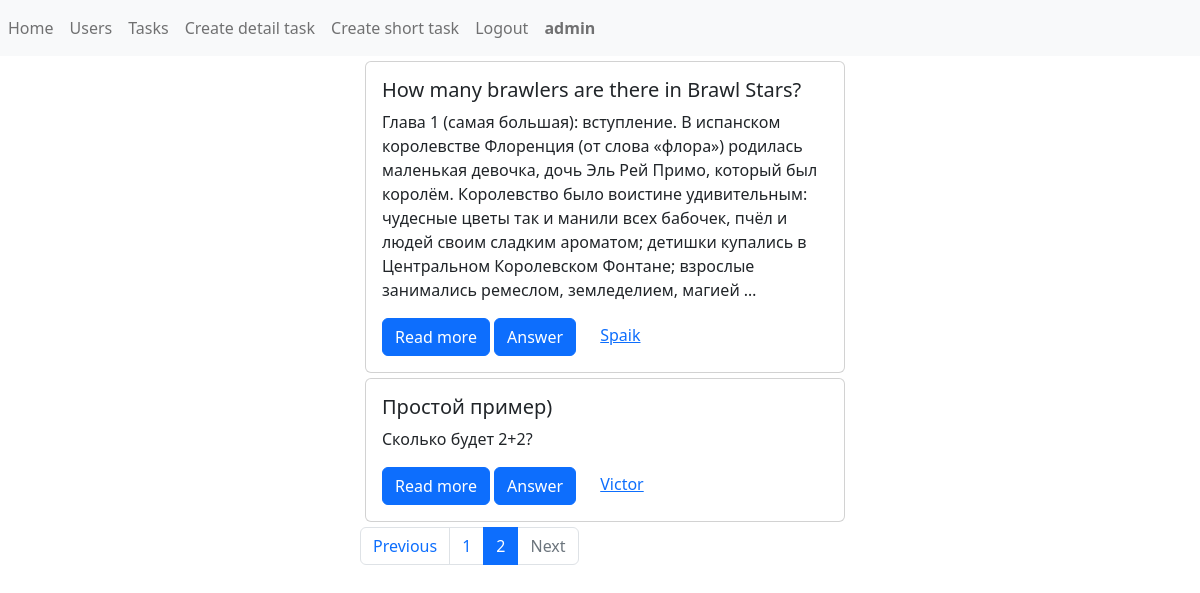
Screenshot of /tasks/task_list/?page=2 (signed in) with the database file from the repository.
### tasks/models.py (models this page shows, shortened)
class TaskModel(models.Model):
    title = models.CharField(max_length=120)
    description = models.TextField()
    likes = models.IntegerField(default=0)
    detail_answer = models.BooleanField(default=True, null=True)  # detailed_answer or short_answer
    reference_short_answer = models.TextField(blank=True)
    created_at = models.DateTimeField(null=True, auto_now_add=True)
    user = models.ForeignKey(User, on_delete=models.CASCADE, null=True)

### tasks/views.py (the view)
# urls.py: path('task_list/', TasksList.as_view(), name='tasks_list'),
class TasksList(ListView):
    model = TaskModel
    template_name = 'tasks/task_list.html'
    context_object_name = 'tasks_list'
    paginate_by = 5
    ordering = '-created_at'

### tasks/templates/tasks/task_list.html
{% extends 'base.html' %}
{% block content %}
    {% for task in page_obj.object_list %}
        {% include 'inc/_task_card_compact.html' %}
    {% endfor %}
{% endblock %}

### templates/inc/_navbar.html
<nav class="navbar navbar-expand-lg navbar-light bg-light">
    <div class="collapse navbar-collapse" id="navbarSupportedContent">
        <ul class="navbar-nav mr-auto">
            <li class="nav-item"><a class="nav-link" href="{% url 'home' %}">Home</a></li>
            <li class="nav-item"><a class="nav-link" href="{% url 'users' %}">Users</a></li>
            <li class="nav-item"><a class="nav-link" href="{% url 'tasks_list' %}">Tasks</a></li>
            <li class="nav-item"><a class="nav-link" href="{% url 'create_detail_task' %}">Create detail task</a></li>
            <li class="nav-item"><a class="nav-link" href="{% url 'create_short_task' %}">Create short task</a></li>
            {% if request.user.is_authenticated %}
                <li class="nav-item"><a class="nav-link" href="{% url 'logout_page' %}">Logout</a></li>
                <b>
                    <li class="nav-item"><a class="nav-link"
                                            href="{% url 'user_page' request.user.pk %}">{{ request.user.username }}</a>
                    </li>
                </b>
            {% else %}
                <li class="nav-item"><a class="nav-link" href="{% url 'register_page' %}">Register</a></li>
                <li class="nav-item"><a class="nav-link" href="{% url 'login_page' %}">Enter</a></li>
            {% endif %}
        </ul>
    </div>
</nav>

### tasks/templates/inc/_task_card_compact.html
{% extends 'inc/_task_card.html' %}
{% block description %}
    {{ task.description|truncatewords:50 }}
{% endblock %}
{% block read_more_button %}
    <a href="{% url 'task' task.pk %}" class="btn btn-primary">Read more</a>
{% endblock %}

### tasks/templates/inc/_task_card.html
<div class="card" style="width: 100%; margin: 5px;">
    <div class="card-body">
        <h5 class="card-title">{{ task.title }}</h5>
        <p class="card-text">{% block description %}{{ task.description }}{% endblock %}</p>
        {% block read_more_button %}{% endblock %}
        <a href="{% url 'answer_task' task.pk %}" class="btn btn-primary" style="margin-right: 20px">Answer</a>
        <a href="{% url 'user_page' task.user.pk %}" class="card-link">{{ task.user.username }}</a>
    </div>
</div>

### rows the page displays
TaskModel: title "How many brawlers are there in Brawl Stars?", description "Глава 1 (самая большая): вступление. В испанском королевстве Флоренция (от слова «флора») родилась маленькая девочка, дочь Эль Рей Примо, который был королём. Королевство было воистине удивительным: чудесные цветы так и манили всех бабочек, пчёл и людей своим сладким ароматом; детишки купались в Центральном Королевском Фонтане; взрослые занимались ремеслом, земледелием, магией …", user.username "Spaik"
TaskModel: title "Простой пример)", description "Сколько будет 2+2?", user.username "Victor"

### other values shown
{{ request.user.username }} "admin"
{{ p }} "1"
{{ p }} "2"
